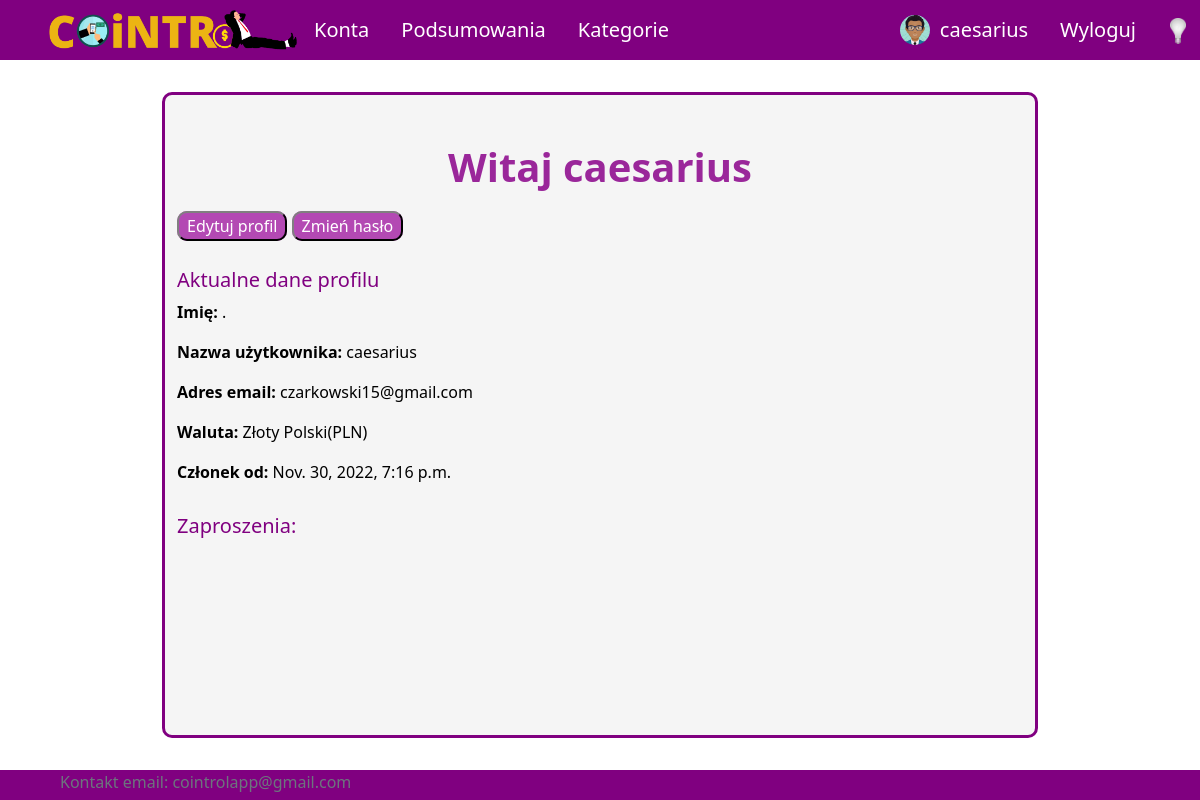
Page /profile (signed in) on the committed database.
### UsersApp/models.py (models this page shows, shortened)
class Profile(models.Model):
    user = models.OneToOneField(User, on_delete=models.CASCADE, null=True, blank=True)
    name = models.CharField(max_length=200, blank=True, null=True)
    email = models.EmailField(max_length=400, null=True, blank=True)
    username = models.CharField(max_length=200, blank=True, null=True)
    currency = models.ForeignKey('Currency', on_delete=models.SET_NULL, null=True)
    image = ThumbnailerImageField(null=True, blank=True, upload_to="images/", default="images/default-user.png")
    created = models.DateTimeField(auto_now_add=True)
    id = models.UUIDField(default=uuid.uuid4, unique=True,
                            primary_key=True, editable=False)

class Currency(models.Model):
    name = models.CharField(max_length=100)
    access_name = models.CharField(max_length=20) #access_name nazwa aby zdobyć kurs walut
    sign = models.CharField(max_length=5) #znak waluty
    id = models.UUIDField(default=uuid.uuid4, unique=True,
                            primary_key=True, editable=False)
    def __str__(self):
        return f'{self.name}({self.access_name})'

### UsersApp/views/user_views.py (the view)
# urls.py: path('profile', views.profile, name='profile'),
@login_required(login_url='login')
def profile(request):
    profile = request.user.profile
    context = {'profile': profile, 'mes': Invitation.objects.filter(Q(userTo=profile) | Q(userFrom=profile))}
    return render(request, 'application/profile.html', context)

### templates/application/profile.html (shortened to what this page needs)
{% extends 'application/base.html' %}
{% load thumbnail %}
{% block content %}
    <div class="title">
        <h1>Witaj {{ user.username }}</h1>
    </div>
    <div class="content-pc">
        <a class="button" href="{% url 'edit-profile' %}">Edytuj profil</a>
        <a class="button" href="{% url 'change-password' %}">Zmień hasło</a>
        <h5>Aktualne dane profilu</h5>
        <strong><p>Imię:</strong> {{profile.name}}</p>
        <strong><p>Nazwa użytkownika:</strong> {{profile.username}}</p>
        <strong><p>Adres email:</strong> {{profile.email}}</p>
        <strong><p>Waluta:</strong> {{profile.currency}}</p>
        <strong><p>Członek od:</strong> {{profile.created}}</p>
        <span>
            <h5>Zaproszenia:</h5>
        </span>
    </div>
{% endblock  %}

### templates/application/base.html (shortened to what this page needs)
{%load static%}
<!DOCTYPE html>
<html lang="pl">
<head>
    <link href="https://cdn.jsdelivr.net/npm/bootstrap@5.2.2/dist/css/bootstrap.min.css" rel="stylesheet">
    <link rel="stylesheet" type="text/css" href="{% static 'css/style.css' %}">
    <link rel="stylesheet" type="text/css" href="{% static 'css/style-dark.css' %}">
</head>
<body onload="checkColorMode()">
    <nav class="nav" id="navigation">
        {% if user.is_authenticated %}
        <ul class="nav justify-content-start">
            <li class="nav-item" id="logo-li"><a id="logo-link" class="nav-link" href="{% url 'home' %}">
                <img onmouseover="logoHover()" onmouseout="logoOut()" id="app-logo" src="{% static 'images/logo.png' %}">
            </a>
            <li class="nav-item mobile-menu"><a class="nav-link" href="{% url 'all-accounts' %}">Konta</a></li>
            <li class="nav-item mobile-menu"><a class="nav-link" href="{% url 'summary' %}">Podsumowania</a></li>
            <li class="nav-item mobile-menu"><a class="nav-link" href="{% url 'all-categories' %}">Kategorie</a></li>
        </ul>
        <ul class="nav justify-content-end user-image">
            <li class="nav-item">
                <a id="profile-nav-link" class="nav-link" href="{% url 'profile' %}">
                    <img id="user-image" src="{{ user.profile.image.url }}" alt="user image">
                    {{ user.username }}
                </a>
            </li>
            <li class="nav-item"><a class="nav-link" href="{% url 'logout' %}">Wyloguj</a></li>
        </ul>
        {% endif %}
        <button onclick="darkMode()" id="dark-mode-button"><img id="light-bulb" src="{% static 'images/bulb_off.png' %}" /></button>
    </nav>
    <div id = "site-content">
        {% block content %}
        {% endblock %}
    </div>
    <footer class="footer">
        <div class="container">
            <span class="text-muted">
                <address>
                    Kontakt email: <a class="email" href="mailto:cointrolapp@gmail.com">cointrolapp@gmail.com
                </address>
            </span>
        </div>
    </footer>
</body>
</html>

### aplication/static/css/style.css (style rules this page uses)
body { background-color: white; color: black; }
#navigation { position: fixed; top: 0; width: 100%; z-index: 9; }
a.nav-link { color: white; font-size: 20px; }
ul.nav { align-items: center; }
nav.nav { height: 60px; background-color: purple; justify-content: space-between; padding-left: 4vw; padding-right: 4vw; }
#profile-nav-link { display: grid; grid-template-columns: auto auto; column-gap: 10px; }
#user-image { border-radius: 50%; width: 30px; height: 30px; object-fit: cover; align-self: center; }
#logo-link { padding: 0; }
#app-logo { width: 250px; }
#site-content { min-height: calc(100vh - 4vh - (60px + 4vh) - 30px); padding-left: 1vw; padding-right: 1vw; padding-top: 1vh; padding-bottom: 1vh; width:73%; margin:auto; margin-top: calc(60px + 4vh); margin-bottom: 4vh; border: 3px solid purple; border-radius: 10px; background-color: whitesmoke; position: relative; }
#dark-mode-button { position: absolute; top: 16px; left: 97%; float:right; }
#dark-mode-button > img { width: 16px; }
div.title { padding-top: 5vh; display: flex; align-items: center; flex-direction: column; }
div.title h1 { color: #9a279a; font-size: 40px; font-weight: bold; text-align: center; }
div.content-pc { margin-top: 15px; }
h5 { color: #800080; margin-top: 30px; }
.button { background-color: rgba(163, 31, 163, 0.8); color: white; padding: 2px 8px; border: 2px solid; border-radius: 10px; border-color: grey black black grey; text-decoration: none; }
footer { height: 30px; background-color: purple; justify-content: space-between; padding-left: 4vw; padding-right: 4vw; }
a.email { --bs-text-opacity: 1; color: inherit; text-decoration: none; }
button { background-color: rgba(0, 0, 0, 0); border: none; }

### rows in the picture
Profile: name ".", username "caesarius", email "czarkowski15@gmail.com", currency "Złoty Polski(PLN)", created "Nov. 30, 2022, 7:16 p.m."

### other values in the picture
{{ user.username }} "caesarius"
